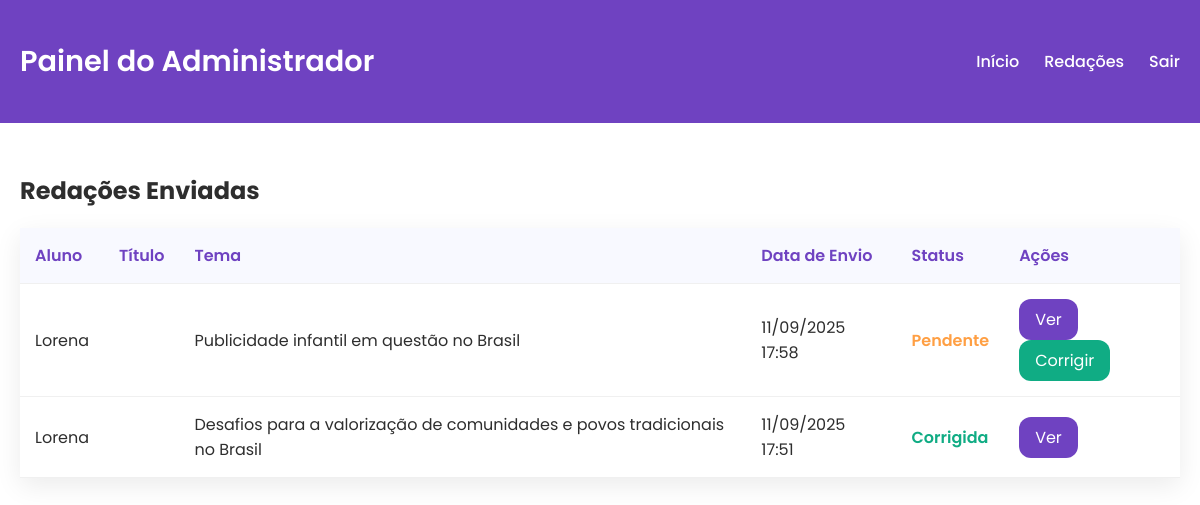
Page /admin/redacoes.php (signed in) on the committed database.
### tables this page shows
CREATE TABLE IF NOT EXISTS `redacoes` (
  `id` varchar(255) NOT NULL,
  `usuario_id` int NOT NULL,
  `aluno_nome` varchar(100) NOT NULL,
  `tema` varchar(255) NOT NULL,
  `titulo` varchar(255) DEFAULT NULL,
  `texto` text NOT NULL,
  `data_envio` datetime NOT NULL,
  `status` varchar(50) NOT NULL DEFAULT 'pendente',
  `c1` int DEFAULT '0',
  `c2` int DEFAULT '0',
  `c3` int DEFAULT '0',
  `c4` int DEFAULT '0',
  `c5` int DEFAULT '0',
  `nota_final` int DEFAULT '0',
  `comentarios` text,
  `pontos_fortes` text,
  `pontos_melhoria` text,
  PRIMARY KEY (`id`),
  KEY `usuario_id` (`usuario_id`)
);

### admin/redacoes.php (the view, shortened to what this page needs)
<?php
require_once '../config.php';
$stmt = $pdo->query("SELECT * FROM redacoes ORDER BY data_envio DESC");
$redacoes = $stmt->fetchAll(PDO::FETCH_ASSOC);
?>
<!DOCTYPE html>
<html lang="pt-br">
<head>
    <link rel="stylesheet" href="css/style.css">
</head>
<body>
    <?php include 'header.php'; ?>
    <div class="container">
        <h2>Redações Enviadas</h2>
        <table>
            <thead>
                <tr>
                    <th>Aluno</th>
                    <th>Título</th>
                    <th>Tema</th>
                    <th>Data de Envio</th>
                    <th>Status</th>
                    <th>Ações</th>
                </tr>
            </thead>
            <tbody>
                <?php if (empty($redacoes)): ?>
                    <tr>
                        <td colspan="6">Nenhuma redação encontrada.</td>
                    </tr>
                <?php else: ?>
                    <?php foreach ($redacoes as $redacao): ?>
                        <tr>
                            <td><?php echo htmlspecialchars($redacao['aluno_nome']); ?></td>
                            <td><?php echo htmlspecialchars($redacao['titulo']); ?></td>
                            <td><?php echo htmlspecialchars($redacao['tema']); ?></td>
                            <td><?php echo date('d/m/Y H:i', strtotime($redacao['data_envio'])); ?></td>
                            <td>
                                <span class="status-<?php echo $redacao['status']; ?>">
                                    <?php echo ucfirst($redacao['status']); ?>
                                </span>
                            </td>
                            <td>
                                <a href="ver_redacao.php?id=<?php echo $redacao['id']; ?>" class="btn">Ver</a>
                                <?php if ($redacao['status'] === 'pendente'): ?>
                                    <a href="corrigir_redacao.php?id=<?php echo $redacao['id']; ?>" class="btn btn-corrigir">Corrigir</a>
                                <?php endif; ?>
                            </td>
                        </tr>
                    <?php endforeach; ?>
                <?php endif; ?>
            </tbody>
        </table>
    </div>
</body>
</html>

### admin/header.php
<header>
    <div class="container">
        <h1>Painel do Administrador</h1>
        <nav>
            <ul>
                <li><a href="index.php">Início</a></li>
                <li><a href="redacoes.php">Redações</a></li>
                <li><a href="../logout.php">Sair</a></li>
            </ul>
        </nav>
    </div>
</header>

### admin/css/style.css (style rules this page uses)
:root { --mainColor: #6f42c1; --hoverColor: #47297e; --backgroundColor: #ffffff; --darkOne: #6f42c1; --darkTwo: #45424b; --lightOne: #2e2e2e; --lightTwo: #535353; --successColor: #10ac84; --warningColor: #feca57; --pendingColor: #ff9f43; }
*, *::before, *::after { padding: 0; margin: 0; box-sizing: border-box; font-family: "Poppins", sans-serif; }
body { font-family: "Poppins", sans-serif; background-color: var(--backgroundColor); color: var(--lightOne); }
.container { max-width: 1200px; margin: 0 auto; padding: 20px; }
header { background-color: var(--mainColor); padding: 20px 0; color: white; margin-bottom: 30px; }
header .container { display: flex; justify-content: space-between; align-items: center; }
header h1 { font-size: 1.8rem; font-weight: 600; margin: 0; }
nav ul { list-style: none; margin: 0; padding: 0; display: flex; gap: 25px; }
nav a { color: white; text-decoration: none; font-weight: 500; transition: opacity 0.3s ease; }
table { width: 100%; border-collapse: collapse; margin-top: 20px; box-shadow: 0 8px 25px rgba(0, 0, 0, 0.08); }
th, td { padding: 15px; text-align: left; border-bottom: 1px solid #f0f0f0; }
th { background-color: #f8f9ff; font-weight: 600; color: var(--darkOne); }
.status-pendente { color: var(--pendingColor); font-weight: 600; }
.status-corrigida { color: var(--successColor); font-weight: 600; }
.btn { display: inline-block; padding: 8px 16px; color: #fff !important; background-color: var(--mainColor); border-radius: 12px; text-decoration: none; transition: 0.3s; }
.btn-corrigir { background-color: var(--successColor); }

### rows in the picture
redacoes: aluno_nome "Lorena", tema "Publicidade infantil em questão no Brasil", data_envio "11/09/2025 17:58", status "Pendente"
redacoes: aluno_nome "Lorena", tema "Desafios para a valorização de comunidades e povos tradicionais no Brasil", data_envio "11/09/2025 17:51", status "Corrigida"
